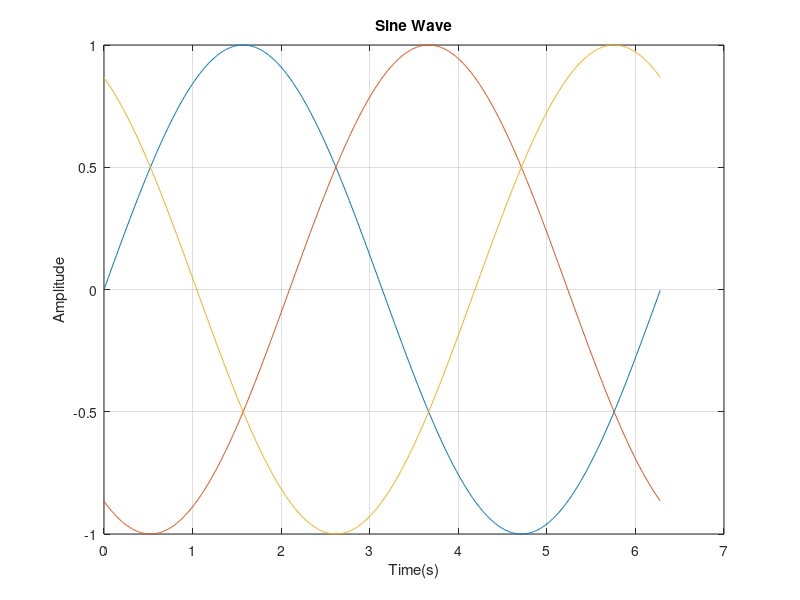

Source code (MATLAB):
t = 0:0.01:2*pi;

%consider a three-phase AC with RYB inputs, designated as y1, y2, y3 respectively. 
%in three-phase AC, the phase angles of the input (RYB) are in 120 degrre difference with respect to each other.
y1 = sin(t);    
y2 = sin(t-(2*pi/3));
y3 = sin(t+(2*pi/3));

%plot all three of them (they have different amplitude values) but with a constant time-period
plot(t, y1, t, y2, t, y3);
xlabel('Time(s)');
ylabel('Amplitude');
title('Sine Wave');
grid on;
